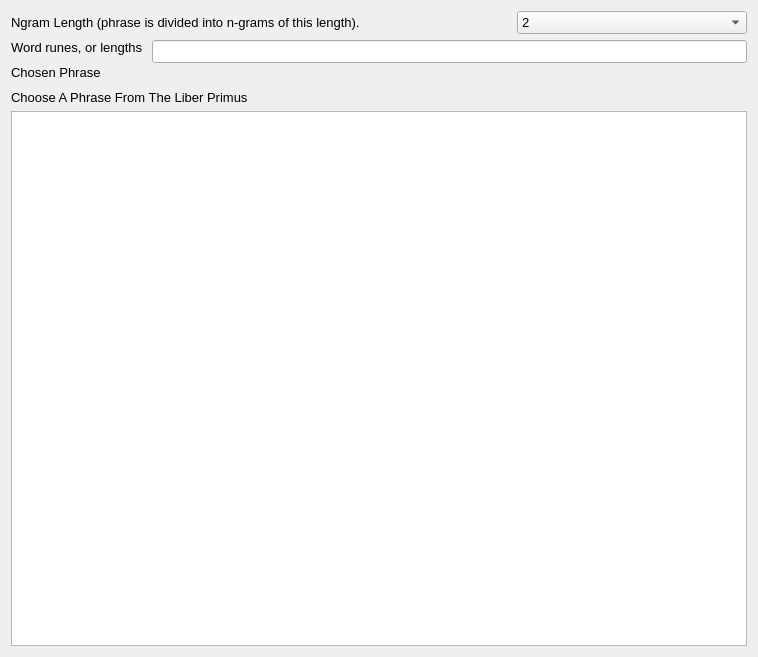
<?xml version="1.0" encoding="UTF-8"?>
<ui version="4.0">
 <class>LPPhrasePickerTab</class>
 <widget class="QWidget" name="LPPhrasePickerTab">
  <property name="geometry">
   <rect>
    <x>0</x>
    <y>0</y>
    <width>758</width>
    <height>657</height>
   </rect>
  </property>
  <property name="sizePolicy">
   <sizepolicy hsizetype="MinimumExpanding" vsizetype="MinimumExpanding">
    <horstretch>0</horstretch>
    <verstretch>0</verstretch>
   </sizepolicy>
  </property>
  <property name="minimumSize">
   <size>
    <width>200</width>
    <height>200</height>
   </size>
  </property>
  <property name="windowTitle">
   <string>Form</string>
  </property>
  <layout class="QVBoxLayout" name="verticalLayout">
   <item>
    <layout class="QHBoxLayout" name="horizontalLayout">
     <item>
      <widget class="QLabel" name="label">
       <property name="minimumSize">
        <size>
         <width>500</width>
         <height>0</height>
        </size>
       </property>
       <property name="maximumSize">
        <size>
         <width>100</width>
         <height>16777215</height>
        </size>
       </property>
       <property name="font">
        <font>
         <pointsize>10</pointsize>
        </font>
       </property>
       <property name="text">
        <string>Ngram Length (phrase is divided into n-grams of this length). </string>
       </property>
      </widget>
     </item>
     <item>
      <widget class="QComboBox" name="ngram_length_comboBox">
       <property name="font">
        <font>
         <pointsize>10</pointsize>
        </font>
       </property>
       <item>
        <property name="text">
         <string>2</string>
        </property>
       </item>
       <item>
        <property name="text">
         <string>3</string>
        </property>
       </item>
       <item>
        <property name="text">
         <string>4</string>
        </property>
       </item>
       <item>
        <property name="text">
         <string>5</string>
        </property>
       </item>
      </widget>
     </item>
    </layout>
   </item>
   <item>
    <layout class="QGridLayout" name="gridLayout">
     <item row="0" column="0" alignment="Qt::AlignVCenter">
      <widget class="QLabel" name="label_2">
       <property name="maximumSize">
        <size>
         <width>200</width>
         <height>16777215</height>
        </size>
       </property>
       <property name="font">
        <font>
         <pointsize>10</pointsize>
        </font>
       </property>
       <property name="text">
        <string>Word runes, or lengths </string>
       </property>
      </widget>
     </item>
     <item row="0" column="1" rowspan="2" alignment="Qt::AlignVCenter">
      <widget class="QLineEdit" name="phrasewordLineEdit">
       <property name="minimumSize">
        <size>
         <width>300</width>
         <height>0</height>
        </size>
       </property>
       <property name="maximumSize">
        <size>
         <width>9999</width>
         <height>16777215</height>
        </size>
       </property>
       <property name="font">
        <font>
         <pointsize>10</pointsize>
        </font>
       </property>
       <property name="toolTip">
        <string>&lt;html&gt;&lt;head/&gt;&lt;body&gt;&lt;p&gt;Enter word length or rune words, e,g&lt;/p&gt;&lt;p&gt;3 12 4&lt;/p&gt;&lt;p&gt;&lt;br/&gt;&lt;/p&gt;&lt;/body&gt;&lt;/html&gt;</string>
       </property>
      </widget>
     </item>
     <item row="1" column="0" rowspan="2">
      <widget class="QLabel" name="label_4">
       <property name="maximumSize">
        <size>
         <width>200</width>
         <height>16777215</height>
        </size>
       </property>
       <property name="font">
        <font>
         <pointsize>10</pointsize>
        </font>
       </property>
       <property name="text">
        <string>Chosen Phrase</string>
       </property>
      </widget>
     </item>
     <item row="2" column="1" alignment="Qt::AlignVCenter">
      <widget class="QLabel" name="chosenPhraseLabel">
       <property name="sizePolicy">
        <sizepolicy hsizetype="Expanding" vsizetype="Fixed">
         <horstretch>0</horstretch>
         <verstretch>0</verstretch>
        </sizepolicy>
       </property>
       <property name="minimumSize">
        <size>
         <width>300</width>
         <height>0</height>
        </size>
       </property>
       <property name="maximumSize">
        <size>
         <width>9999</width>
         <height>16777215</height>
        </size>
       </property>
       <property name="font">
        <font>
         <pointsize>10</pointsize>
        </font>
       </property>
       <property name="text">
        <string/>
       </property>
      </widget>
     </item>
    </layout>
   </item>
   <item>
    <widget class="QLabel" name="label_3">
     <property name="font">
      <font>
       <pointsize>10</pointsize>
      </font>
     </property>
     <property name="text">
      <string>Choose A Phrase From The Liber Primus</string>
     </property>
    </widget>
   </item>
   <item>
    <widget class="LPPhrasePickerTableview" name="lpSentsTableView">
     <property name="font">
      <font>
       <pointsize>10</pointsize>
      </font>
     </property>
    </widget>
   </item>
  </layout>
 </widget>
 <customwidgets>
  <customwidget>
   <class>LPPhrasePickerTableview</class>
   <extends>QTableView</extends>
   <header location="global">lp_phrasepicker_tableview.h</header>
  </customwidget>
 </customwidgets>
 <resources/>
 <connections/>
</ui>
